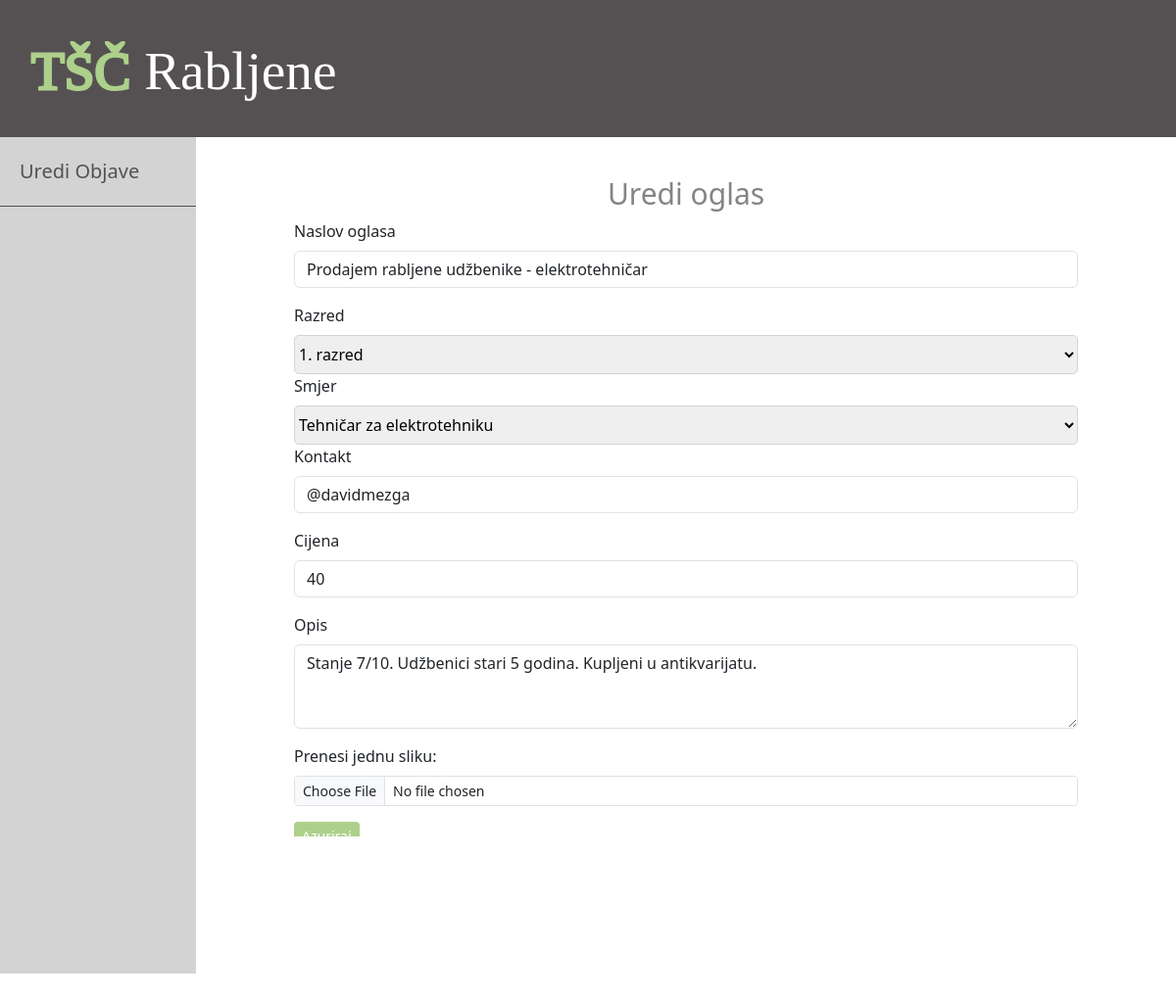
Screenshot of /korisnik/uredioglas.php?id=59 (signed in) with the database file from the repository.
### tables this page shows
CREATE TABLE `objave` (
  `id` int(11) NOT NULL,
  `korisnik_id` int(11) NOT NULL,
  `naslov` varchar(50) NOT NULL,
  `razred` int(1) NOT NULL,
  `smjer` varchar(2) NOT NULL,
  `kontakt` varchar(25) DEFAULT NULL,
  `cijena` int(255) NOT NULL,
  `datum` datetime NOT NULL DEFAULT current_timestamp(),
  `opis` text NOT NULL,
  `slika` varchar(255) NOT NULL
);

### aplikacija/baza/funkcije.php (called while the page is built, shortened)
<?php
require('konekcija.php');
function izvršiUpit($sql, $podaci)
{
    global $konek;
    $stmt = $konek->prepare($sql);
    $vrijednosti = array_values($podaci);
    $tipovi = !empty($vrijednosti) ? str_repeat('s', count($vrijednosti)) : '';
    if (!empty($tipovi)) {
        $stmt->bind_param($tipovi, ...$vrijednosti);
    }
    $stmt->execute();
    return $stmt;
}
function odaberiJedan($tablica, $uvijet)
{
    $sql = "SELECT * FROM $tablica";
    $i = 0;
    foreach ($uvijet as $key => $value) {
        if ($i === 0) {
            $sql = $sql . " WHERE $key=?";
        } else {
            $sql = $sql . " AND $key=?";
        }
        $i++;
    }
    $sql = $sql . " LIMIT 1";
    $stmt = izvršiUpit($sql, $uvijet);
    $podaci = $stmt->get_result()->fetch_assoc();
    return $podaci;
}
?>

### aplikacija/logike/objavaljuj.php (called while the page is built, shortened)
<?php
include(ROOT_PATH . "/aplikacija/baza/funkcije.php");
$tablica = 'objave';
if(isset($_GET['id']))
{
    $objava = odaberiJedan($tablica, ['id'=> $_GET['id']]);
    $naslov=$objava['naslov'];
    $razred=$objava['razred'];
    $smjer=$objava['smjer'];
    $kontakt=$objava['kontakt'];
    $cijena=$objava['cijena'];
    $opis=$objava['opis'];
}

### korisnik/uredioglas.php (the view, shortened to what this page needs)
<?php
include(ROOT_PATH . "/aplikacija/logike/objavaljuj.php");
?>
<!DOCTYPE html>
<html lang="hr">
<head>
    <link rel="stylesheet" href="../dodaci/css/objava.css" />
    <link href="https://cdn.jsdelivr.net/npm/bootstrap@5.3.3/dist/css/bootstrap.min.css" rel="stylesheet"
>
    <link href="https://kit.fontawesome.com/5b2a28928a.js" rel="stylesheet">
</head>
<body>
    <header>
        <div class="logo">
            <h1 class="logo-tekst">
                <a href="https://tsck.hr/"><span>TŠČ</span></a>
                Rabljene
            </h1>
        </div>
    </header>
    <div class="glavni-okvir">
        <div class="lijevi-pokaznik">
            <ul>
                <li><a href="index">Uredi Objave</a></li>
            </ul>
        </div>
        <div class="admin-komande">
            <div class="sadrzaj">
                <h2 class="naziv-stranice">Uredi oglas</h2>
                <form action="uredioglas.php" method="post" enctype="multipart/form-data">
                    <div class="mb-3">
                        <label for="formGroupExampleInput" class="form-label">Naslov oglasa</label>
                        <input type="text" class="form-control" id="formGroupExampleInput" name="naslov"
                            placeholder="Prodajem rabljene..." maxlength="50" required value="<?php echo $naslov; ?>">
                    </div>
                    <label for="razred" class="form-label">Razred</label>
                    <div class="unos podataka">
                        <select id="razred" name="razred">
                            <option value="1" <?php if($razred == "1") echo "selected"; ?>>1. razred</option>
                        </select>
                    </div>
                    <label for="smjer" class="form-label">Smjer</label>
                    <div class="unos podataka">
                        <select id="razred" name="smjer">
                            <option value="ET" <?php if($smjer == "ET") echo "selected"; ?>>Tehničar za elektrotehniku
                            </option>
                        </select>
                    </div>
                    <div class="mb-3">
                        <label for="kontakt" class="form-label">Kontakt</label>
                        <input type="text" class="form-control" id="kontakt" name="kontakt" placeholder="09********"
                            maxlength="11" required value="<?php echo $kontakt; ?>">
                    </div>
                    <div class="mb-3">
                        <label for="cijena" class="form-label">Cijena</label>
                        <input type="text" class="form-control" id="cijena" name="cijena" placeholder="25 (€)"
                            maxlength="5" required value="<?php echo $cijena; ?>">
                    </div>
                    <div class="mb-3">
                        <label for="opis" class="form-label">Opis</label>
                        <textarea class="form-control" id="opis" name="opis" rows="3" maxlength="250"
                            required><?php echo $opis; ?></textarea>
                    </div>
                    <div class="mb-3">
                        <label for="slika" class="form-label">Prenesi jednu sliku:</label>
                        <input class="form-control form-control-sm" id="slika" name="slika" type="file"
                            accept=".jpg, .jpeg .png" required>
                    </div>
                    <button type="submit" class="btn btn-secondary btn-sm" name="uredi"
                        style="background-color: #ADD08B; border: 1px black;" value="OBJAVI">Azuriraj</button>
                </form>
            </div>
        </div>
    </div>
</body>
</html>

### dodaci/css/objava.css (style rules this page uses)
body { height: 776px; padding: 0; margin: 0; }
.glavni-okvir { display: flex; height: 100%; }
#razred { height: 40px; width: 100%; font-size: 16px; border-radius: 5px; border: lightgray solid 1px; }
.glavni-okvir .lijevi-pokaznik { flex: 2; background: lightgray; height: 110%; }
.glavni-okvir .lijevi-pokaznik a { color: #555152; text-decoration: none; }
.glavni-okvir .lijevi-pokaznik ul { list-style: none; margin: 0px; padding: 0px; }
.glavni-okvir .lijevi-pokaznik ul li a { font-size: 20px; padding: 20px; display: block; border-bottom: 1px solid #555152; }
.glavni-okvir .admin-komande { flex: 8; height: 92%; padding: 40px 100px 23px; overflow-y: scroll; }
.admin-komande .naziv-stranice { font-size: 30px; color: #555152b6; font-family: system-ui, -apple-system, BlinkMacSystemFont, 'Segoe UI', Roboto, Oxygen, Ubuntu, Cantarell, 'Open Sans', 'Helvetica Neue', sans-serif; text-align: center; }
header { background: #555152; height: 140px; }
header .logo { float: left; height: inherit; margin-left: 2em; }
header .logo-tekst { margin-top: 40px; font-family: 'Candal', serif; font-size: 5vh; }
header .logo-tekst a { text-decoration: none; }
header .logo-tekst span { color: #ADD08B; font-style: bold; -webkit-text-stroke: 3px #ADD08B; }
header { color: white; }

### rows the page displays
objave: naslov "Prodajem rabljene udžbenike - elektrotehničar", razred "1. razred", smjer "Tehničar za elektrotehniku", kontakt "@davidmezga", cijena "40", opis "Stanje 7/10. Udžbenici stari 5 godina. Kupljeni u antikvarijatu."
